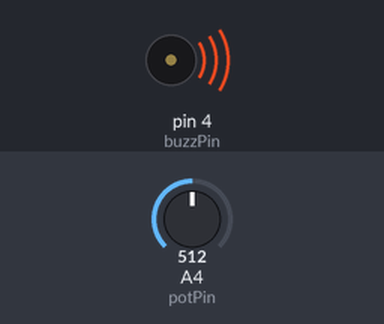
The sketch below on a simulated Arduino Uno, built with avr-gcc and run on an emulated ATmega328P. Parts: buzzer (waves = sounding). The inputs (shaded band) are chosen by the test bench; at power-on: A4 (potPin) = 512. What the sketch prints to the serial monitor is not drawn.

Above: at 0.1 s.
Timing chart, 0 to 1.6 s (numbered marks = the images above):
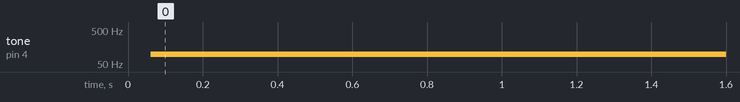

The sketch:

buzzer-pasivo_pendiente-en-linea_class24.ino
```cpp
int buzzPin = 4;
float buzzDelay;
int potPin = A4;
int potVal;


void setup() {
  pinMode(buzzPin, OUTPUT);
  Serial.begin(9600);
  pinMode(potPin, INPUT);
}

void loop() {
  potVal = analogRead(potPin);  //lectura analagica 0 a 1023
  //aca entramos con la pendiente de linea
  //formula:
  //M=(Y2-Y1) =resultado =
  //              /        (M * Valor ) + Y1 = resultado
  //M=(X2-X1) =resultado =
  //
  //ej de uso:
  //buzzer de 60 a 10000 micro segundos
  //entrada analogica de 0 a 1023
  //X1=0,Y1=60, X2=1023,Y2=10000
  //M=10000-60 = 9940 =
  //               /     9,716520039 * valorPotenciometro + 60
  //M=1023-0   = 1023 =
  //
  buzzDelay = (9940. / 1023.) * potVal + 60;  //transformamos valores de 60 a 1000 a un equivalente entre 0 y 1023
  Serial.println(potVal);


  digitalWrite(buzzPin, HIGH);
  delayMicroseconds(buzzDelay);
  digitalWrite(buzzPin, LOW);
  delayMicroseconds(buzzDelay);
}
```

Measured:
- by itself, tone on pin 4 (buzzPin): silent → 96 Hz at 0.06 s
